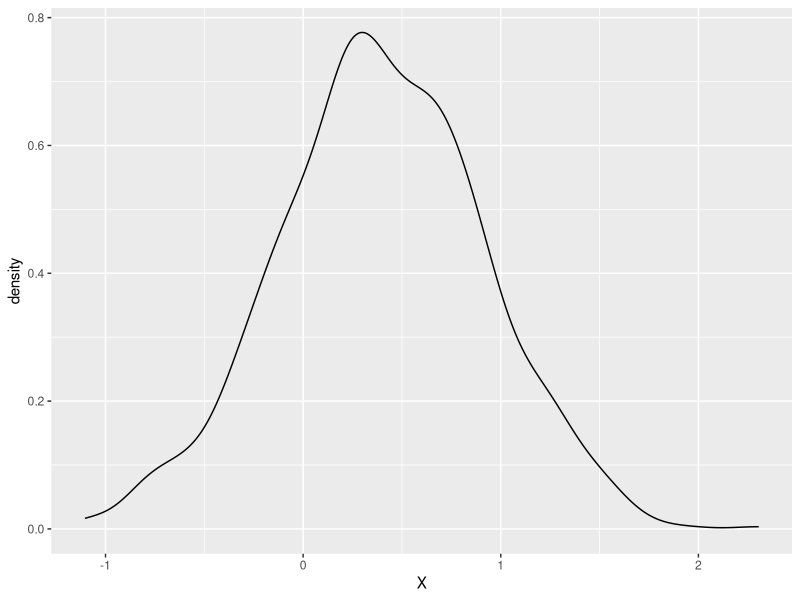
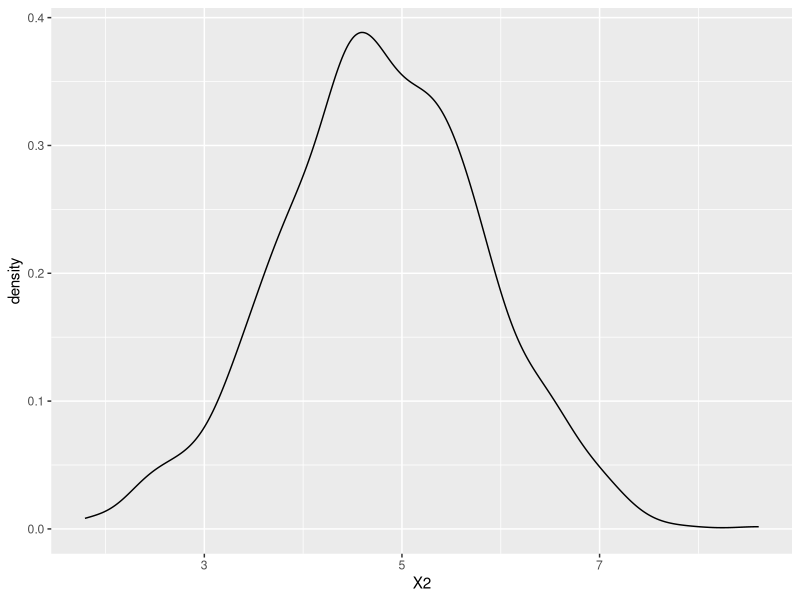
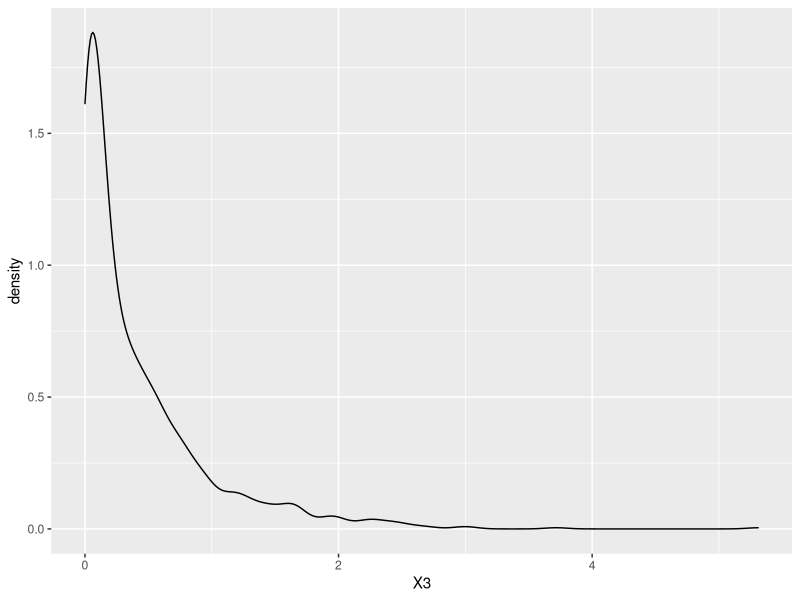

The R source for these figures, in order:
set.seed(1)
library(ggplot2)
library(dplyr)

n_samples <- 1000
mi <- 0.4
sigma <- 0.5

XX <- seq(-1, 1, length.out = n_samples)
X <- rnorm(n_samples, mi, sigma)

X2 <- 2*X + 4
X3 <- X^2

mean(X2)
2*mi + 4

mean(X3)
mi^2 + sigma^2

plot <- ggplot(data = data.frame(x=XX, y=X), aes(x = X)) +
  geom_density()
plot(plot)

plot2 <- ggplot(data = data.frame(x=XX, y=X2), aes(x = X2)) +
  geom_density()
plot(plot2)

plot3 <- ggplot(data = data.frame(x=XX, y=X3), aes(x = X3)) +
  geom_density()
plot(plot3)